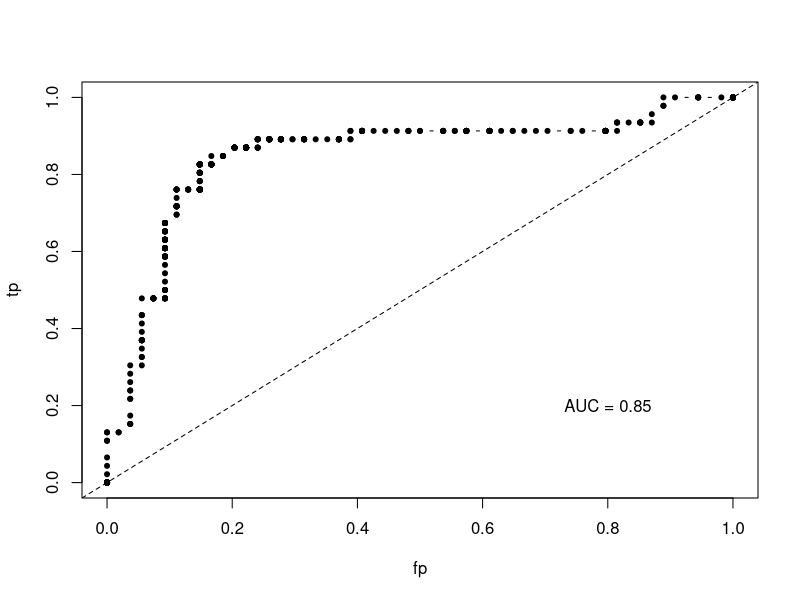

R code for this plot:
# Description : Calculating Area under the Curve
# Website : http://bayesianbiologist.com/2013/10/10/calculating-auc-the-hard-way/
# Extra info : http://fastml.com/what-you-wanted-to-know-about-auc/

## Descrete integration for AUC calc
## Î”x.y1 + 1/2Î”x.Î”y  <- summation of trapezoids
desc_integrate<-function(x,y)
{
  f<-cbind(x,y)
  ## Sort by x, then by y (assending)
  f<-f[order(f[,1],f[,2]),] 
  dint<-0
  x<-f[,1]
  y<-f[,2]
  dint<-sapply(2:length(x),function(i){
    (x[i]-x[i-1])*y[i-1] + 0.5*(x[i]-x[i-1]) * (y[i]-y[i-1])})
  dint<-sum(dint)
  return(dint)
}

## This is a handy generic, put it somewhere you dink.
add_error_bars<-function(data,error,dimensions=1,...)
{
  for(i in 1:length(data[,1]))
  {
    # y axis is 1st dimension
    arrows(data[i,1],data[i,2],data[i,1],error[i,1],angle=90,...)
    arrows(data[i,1],data[i,2],data[i,1],error[i,2],angle=90,...)
    
    if(dimensions==2)
    {
      arrows(data[i,1],data[i,2],error[i,3],data[i,2],angle=90,...)
      arrows(data[i,1],data[i,2],error[i,4],data[i,2],angle=90,...)
    }
  }
}


####################################################################
## Calculate the AUC and optionally plot the ROC
##  **Usage**
## d: a vector of logicals (0,1)
## pred: a vector of predicted values on range [0,1]
## plot: logical - plot or not
## error_bars: logical - add error bars or not
## ci: atomic vector - confidence interval width for error bars
## res: atomic vector - resolution of the thresholds to test
####################################################################
AUC<-function(d,pred,plot=FALSE,error_bars=FALSE,ci=0.95,res=100,add=FALSE,...)
{
  n<-length(d)
  dt<-seq(0,1,length.out=res)
  tp<-numeric(res)
  fp<-numeric(res)
  fn<-numeric(res)
  
  error<-array(dim=c(res,4)) # <tp upper, tp lower, fp upper, fp lower>
  sapply(1:res,function(i)
  {
    tp[i]<<- sum( d[pred > dt[i] ] )/ sum(d)
    fp[i]<<- sum( d[pred > dt[i] ] == 0 )/ sum(!d)
    fn[i]<<- sum( d[pred < dt[i] ] )/ sum(d) 
    
    
    #Calculate CI based on the beta distribution
    alpha_tp<-sum( d[pred > dt[i] ] ) + 1
    beta_tp<- sum(d) - sum( d[pred > dt[i] ] ) + 1
    error[i,1]<<-qbeta((1-ci)/2,alpha_tp,beta_tp)   #ci% bounds based on beta dist
    error[i,2]<<-qbeta(1-(1-ci)/2,alpha_tp,beta_tp)
    
    alpha_fp<- sum( d[pred > dt[i] ] == 0 ) + 1
    beta_fp<- sum(!d) - sum( d[pred > dt[i] ] == 0 ) + 1
    error[i,3]<<-qbeta((1-ci)/2,alpha_fp,beta_fp)   #ci% bounds based on beta dist
    error[i,4]<<-qbeta(1-(1-ci)/2,alpha_fp,beta_fp)
  })
  
  # Which threshold value minimises
  # the sum of the error rates.
  opt_thresh<-dt[which.min(fp+fn)]
  
  # Ensure collisions at 0,0 and 1,1
  fp<-c(1,fp,0)
  tp<-c(1,tp,0)
  
  # Integrate the ROC
  auc<-desc_integrate(fp,tp)
  
  if(plot)
  {
    if(add)
    {
      lines(fp,tp,type='b',pch=20)
    }else{
      plot(fp,tp,type='b',pch=20,xlim=c(0,1),ylim=c(0,1),...)
      text( 0.8,0.2,paste('AUC =',round(auc,3)) )
      abline(0,1,lty=2)
    }
    
    if(error_bars)
      add_error_bars(cbind(fp[2:(res+1)],tp[2:(res+1)]),error,dimensions=2,length=0.01)
  }
  return(list(auc=auc,opt_thresh=opt_thresh))
}

bs<-function(p)
{
  U<-runif(length(p),0,1)
  outcomes<-U<p
  return(outcomes)
}

# Simulate some binary outcomes #
n <- 100
x <- runif(n,-3,3)
p <- 1/(1+exp(-x))
y <- bs(p)

# Using my overly verbose code at https://gist.github.com/cjbayesian/6921118
AUC(d=y,pred=p,res=500,plot=TRUE)

## The hard way (but with fewer lines of code) ##
N <- 10000000
r_pos_p <- sample(p[y==1],N,replace=TRUE)
r_neg_p <- sample(p[y==0],N,replace=TRUE)

# Monte Carlo probability of a randomly drawn 1 having a higher score than
# a randomly drawn 0 (AUC by definition):

rAUC <- mean(r_pos_p > r_neg_p)
print(rAUC)